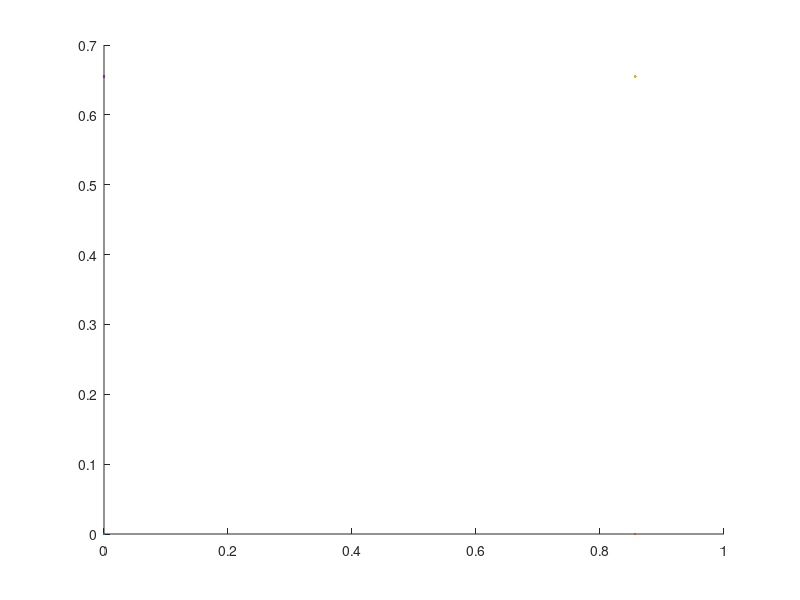

Reproduce this figure in MATLAB.
%section 3.1 C #18

%create a 100 values between the domain 0 <= x <= pi/2
x = linspace(0, pi/2, 100);

%get the cosine values of each x
for k = 1:100;
  y(k) = cos(x(k));
end


%plot(x,y);

%get the product of each element * the corresponding element
z = x.*y;



%b contains the index of the largest element in z
[a,b] = max(z);



%get the values from x and cos(x) that give me the largest index
x_max = x(b);
y_max = y(b);

%this should be the same as max(z)
xy = y_max * x_max;



hold on;
plot(0,0);
plot(x_max,0);
plot(x_max, y_max);
plot(0, y_max);
hold off;

disp(x_max);
disp(y_max);
disp(xy);
disp(max(z));
